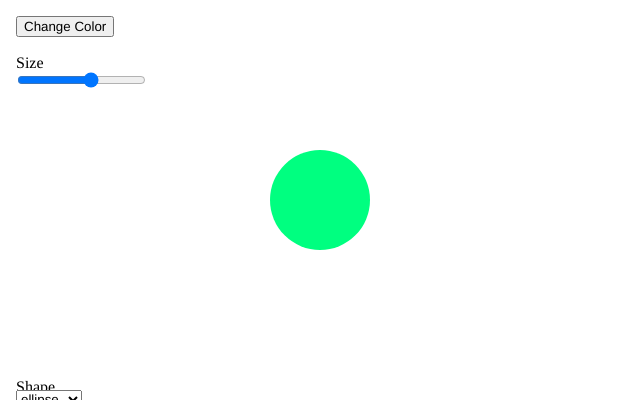
Frame 1 (no input)
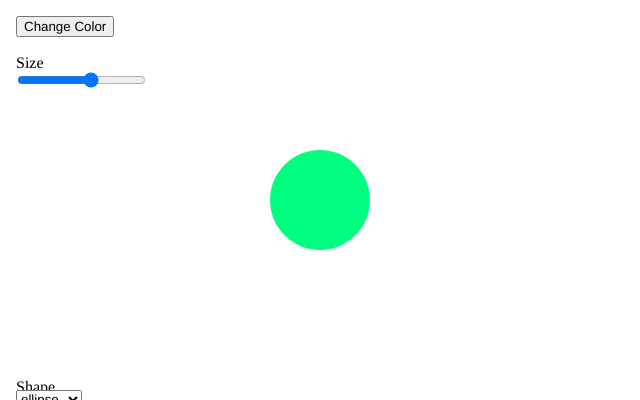
Frame 60 (no input)
Frame 120 (the mouse pressed at the canvas centre since frame 60): identical to frame 60, image omitted

The p5.js sketch that drew these frames (run headless with seeded random() and noise() and a simulated clock; from frame 60 on, the mouse is pressed at the canvas centre):

// p5.js sketch
// ── sketch.js
let colorBtn, sizeSlider, shapeSelect;
let shapeColor;
let shapeSize = 100; // initial size

function setup() {
  createCanvas(640, 400);
  colorMode(HSB); 
  noStroke();
  textFont("Helvetica, Arial, sans-serif");

  shapeColor = color(random(255), 255, 255);

  colorBtn = createButton("Change Color");
  colorBtn.position(16, 16);
  colorBtn.mousePressed(() => {
    randomShapeSize();
    moveButtonRandomly();
  });

  createP("Size").position(0, 50).style("margin", "4px 0 0 16px");
  sizeSlider = createSlider(0, 255, 150, 1);
  sizeSlider.position(15, 70);

  // Every time you click on the slider, its width randomly changes
  sizeSlider.mousePressed(resizeSliderRandomly);

  // Dropdown for shapes
  createP("Shape").position(0, 370).style("margin", "8px 0 0 16px");
  shapeSelect = createSelect();
  shapeSelect.position(16, 390);
  shapeSelect.option("ellipse");
  shapeSelect.option("rect");
  shapeSelect.option("triangle");
}

function randomShapeSize() {
  shapeSize = random(20, 900);
}

function moveButtonRandomly() {
  let newX = random(0, width + 100);
  let newY = random(0, height + 50);
  colorBtn.position(newX, newY);
}

function resizeSliderRandomly() {
  let newWidth = random(50, 300); 
  sizeSlider.style("width", newWidth + "px");
}

function draw() {
  background(240);

  push();
  translate(width * 0.5, height * 0.5);

  let hueValue = sizeSlider.value();
  shapeColor = color(hueValue, 255, 255);
  fill(shapeColor);

  let s = shapeSize;

  let choice = shapeSelect.value();
  if (choice === "ellipse") {
    ellipse(0, 0, s, s);
  } else if (choice === "rect") {
    rectMode(CENTER);
    rect(0, 0, s, s);
  } else if (choice === "triangle") {
    triangle(-s * 0.6, s * 0.5, 0, -s * 0.6, s * 0.6, s * 0.5);
  }

  pop();
}
